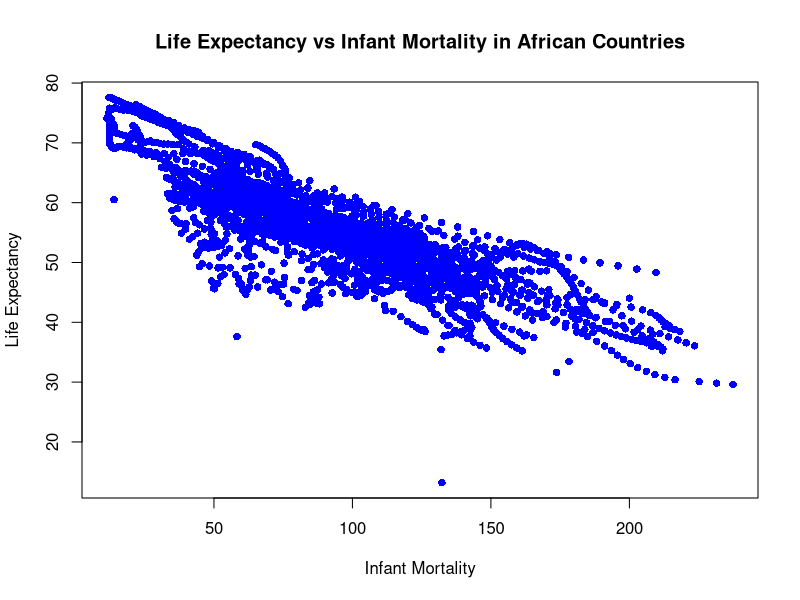
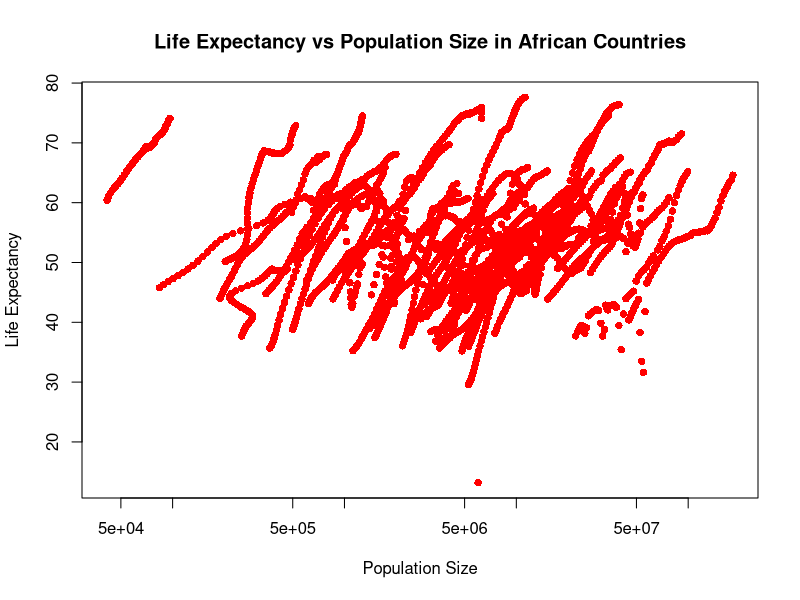
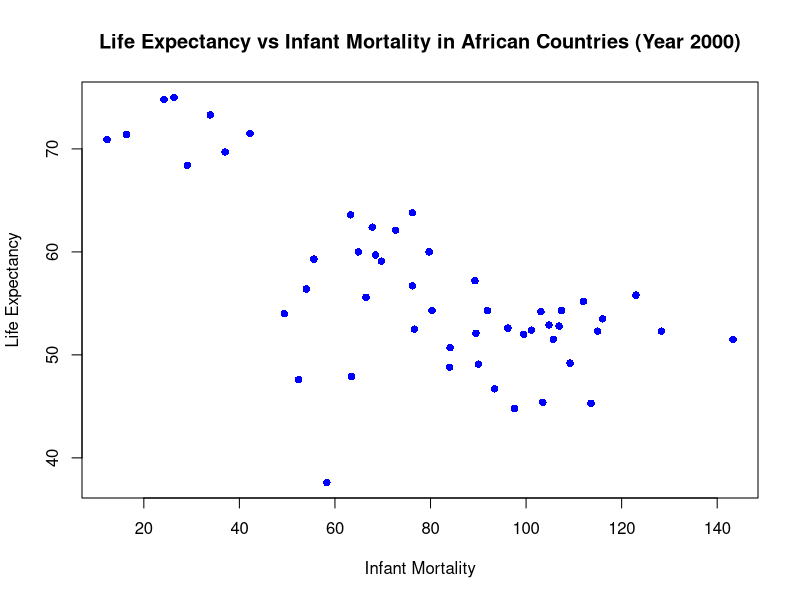
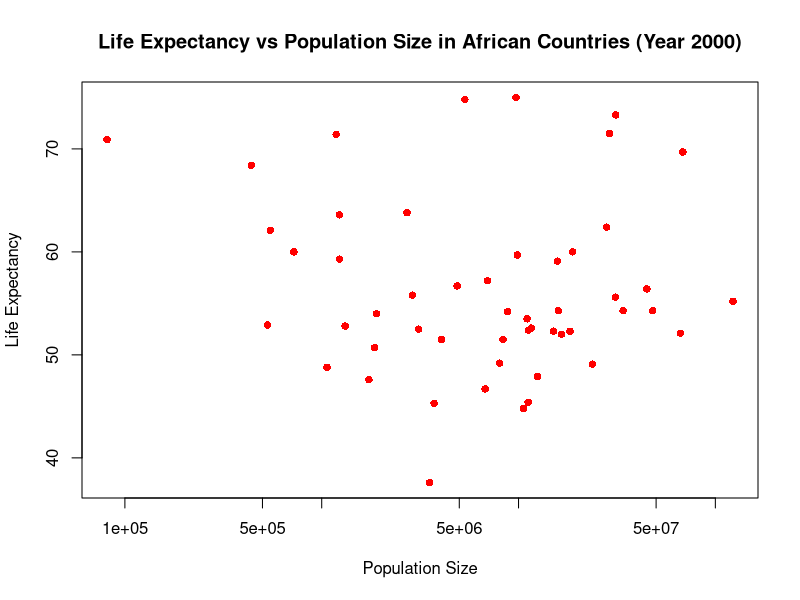

The R source for these figures, in order:
## ---- chunk 1
## Installing the dslabs Package from a Local File

# Download the appropriate Zip file for the 'dslabs' package.
# The exact file you need depends on your version of R.
# In this example, the file 'dslabs_0.8.0.zip' is used, suitable for the 'r-release' version of R.
# 'repos = NULL' tells R that the package is being installed from a local file rather than a repository.
# 'type = "win.binary"' specifies that the package is a Windows binary file.

install.packages("C:/Users/Joaquin/School/DA - 6833 (Summer 2024)/Joaquin_Ramriez_Portfolio_II/coding-exercise/dslabs_0.8.0.zip", 
                 repos = NULL, 
                 type = "win.binary")
## ---- chunk 2
library(tidyverse)  # Loads tidyverse packages, including dplyr.
library(dslabs)     # Loads the dslabs.

## ---- chunk 3
# This function helps access the documentation for the gapminder dataset and provides detailed information about the dataset structure, variables, and source.
help(gapminder)

# The summary() function provides statistical summary of the dataset.Which includes minimum, first quartile, median, mean, third quartile, and maximum values for each variable.
summary(gapminder)

# The class() function is used to determine the type of object that gapminder is.
class(gapminder)

## ---- chunk 4
data("gapminder")  # Load the gapminder dataset from the dslabs package.

africadata <- gapminder %>%  # Filter the dataset to include only African countries.
  filter(continent == "Africa")  # The filter() function is used to specifically focus on the African Country.


str(africadata)  # Check the structure of the 'africadata'.


summary(africadata)  # Get summary statistics for the 'africadata'.
## ---- chunk 5

africa_infant_life <- africadata %>%  # Created a new object with only infant_mortality and life_expectancy variables.
  select(infant_mortality, life_expectancy)  # Select only the 'infant_mortality' and 'life_expectancy' columns.

str(africa_infant_life)  # Check the structure of the new 'africa_infant_life'.

summary(africa_infant_life)  # Get summary statistics for the 'africa_infant_life'.
## ---- chunk 6

africa_population_life <- africadata %>%  # Created another new object with only population and life_expectancy variables.
  select(population, life_expectancy)  # Select only the 'population' and 'life_expectancy' columns.

str(africa_population_life)  # Check the structure of the 'africa_population_life'.

summary(africa_population_life)  # Get summary statistics for the 'africa_population_life'.
## ---- chunk 7

# Plotting life expectancy against infant mortality.
plot(africa_infant_life$infant_mortality, africa_infant_life$life_expectancy,
     xlab = "Infant Mortality", ylab = "Life Expectancy",
     main = "Life Expectancy vs Infant Mortality in African Countries",
     pch = 16, col = "blue")


# Plotting life expectancy against population size (log scale x-axis).
plot(africa_population_life$population, africa_population_life$life_expectancy,
     xlab = "Population Size", ylab = "Life Expectancy",
     main = "Life Expectancy vs Population Size in African Countries",
     pch = 16, col ="red",
     log = "x")  # Setting x-axis to log scale.



## ---- chunk 8
# Check for missing values (NA) in the 'infant_mortality' variable in africadata.
missing_infant_mortality <- table(is.na(africadata$infant_mortality))
missing_infant_mortality
## ---- chunk 9
# Identify years with missing data for infant mortality.
years_with_missing <- unique(africadata$year[is.na(africadata$infant_mortality)])
years_with_missing

# Selecting year 2000
year_selected <- 2000

# Filter dataset to include only data for the year 2000.
africadata_2000 <- africadata %>% 
  filter(year == year_selected)

# Display the structure of the new object to verify it contains 51 observations and 9 variables.
str(africadata_2000)

# Get a statistical summary of the new object.
summary(africadata_2000)
## ---- chunk 10

# Plotting life expectancy against infant mortality for year 2000.
plot(africadata_2000$infant_mortality, africadata_2000$life_expectancy,
     xlab = "Infant Mortality", ylab = "Life Expectancy",
     main = "Life Expectancy vs Infant Mortality in African Countries (Year 2000)",
     pch = 16, col = "blue")



# Plotting life expectancy against population size (log scale x-axis) for year 2000.
plot(africadata_2000$population, africadata_2000$life_expectancy,
     xlab = "Population Size", ylab = "Life Expectancy",
     main = "Life Expectancy vs Population Size in African Countries (Year 2000)",
     pch = 16, col = "red",
     log = "x")  # Setting x-axis to log scale.

# Applying linear regression model to explore relationships.
model_infant_life <- lm(life_expectancy ~ infant_mortality, data = africadata_2000)
model_pop_life <- lm(life_expectancy ~ population, data = africadata_2000)

# Summarize the linear regression models.
summary(model_infant_life)
summary(model_pop_life)
